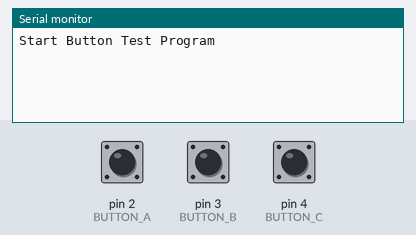
This sketch was run on a simulated Arduino Uno, built with avr-gcc and run on an emulated ATmega328P. Shown: the last lines printed to the serial monitor. Inputs (shaded band) come from the test bench; at power-on: pin 2 (BUTTON_A) HIGH, pin 3 (BUTTON_B) HIGH, pin 4 (BUTTON_C) HIGH.

Above: at 1.2 s.
1.3 s: pin 2 (BUTTON_A) pulled LOW for 0.15 s
At 1.9 s:
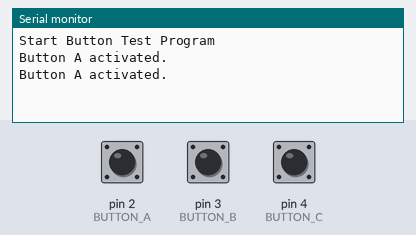
2.9 s: pin 3 (BUTTON_B) pulled LOW for 0.15 s
At 4.2 s:
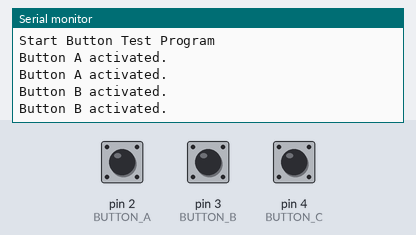
4.5 s: pin 4 (BUTTON_C) pulled LOW for 0.15 s
At 5.6 s:
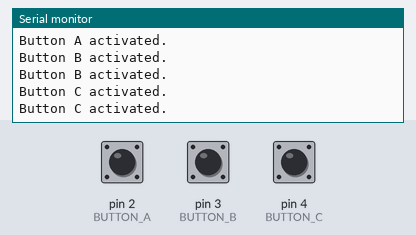

The sketch:

testButton.ino
```cpp
// (licence header left out)
#define BUTTON_A  2
#define BUTTON_B  3
#define BUTTON_C  4

void setup() {

  Serial.begin(9600);
  pinMode(BUTTON_A, INPUT);
  pinMode(BUTTON_B, INPUT);
  pinMode(BUTTON_C, INPUT);
  Serial.println("Start Button Test Program");
}

void loop() {

  if (digitalRead(BUTTON_A) ==  LOW)
      Serial.println("Button A activated.");
  if (digitalRead(BUTTON_B) ==  LOW)
      Serial.println("Button B activated.");
  if (digitalRead(BUTTON_C) ==  LOW)
      Serial.println("Button C activated.");
  delay(100);
}
```

Measured:
- after the input at 1.3 s, the serial monitor: prints a new line at once (image 1)
- after the input at 2.9 s, the serial monitor: prints a new line at once (image 2)
- after the input at 4.5 s, the serial monitor: prints a new line at once (image 3)
